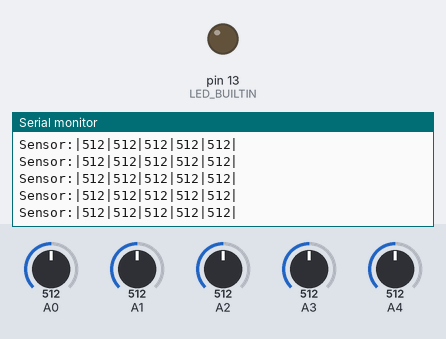
The sketch below on a simulated Arduino Uno, built with avr-gcc and run on an emulated ATmega328P. On the bench: output pins drawn as LEDs (lit = HIGH), the last lines printed to the serial monitor. Inputs (shaded band) come from the test bench; at power-on: A0 = 512, A1 = 512, A2 = 512, A3 = 512, A4 = 512.

Above: at 1.2 s.
1.3 s: A0 set to 109
At 1.3 s:
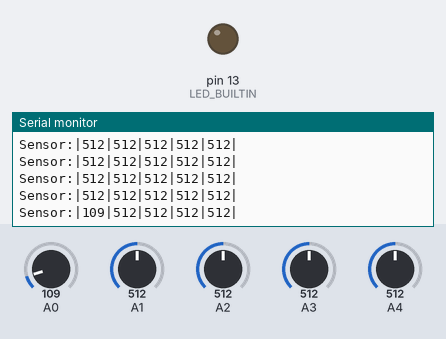
4.3 s: A0 set to 90
At 4.39 s:
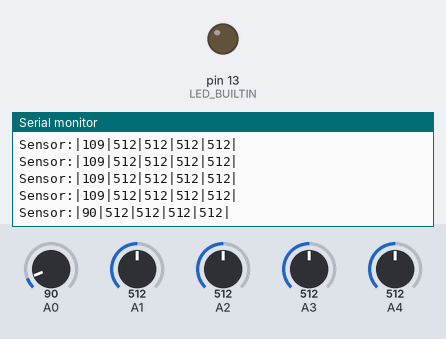
Timing chart, 0 to 7.3 s (numbered marks = the images above; inputs shaded):
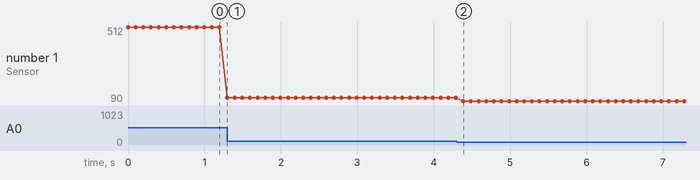

Measured:
- after the input at 4.3 s, the serial monitor: prints a new line after 0.09 s (image 2)
- plotted number 1: 109 → 90 after the input at 4.3 s

The sketch:

testArduino.ino
```cpp
#include <SoftwareSerial.h> // for Bluetooth communication with HC05 (or HC06) module
#define rxPin 0 // arduino pin 11 as RX, connect to HC-05 TX pin
#define txPin 1 // arduino pin 10 as TX, connect to HC-05 RX pin
SoftwareSerial virtualSerial(rxPin, txPin); //virtual serial communication port

const int _nbPinIn = 5; // number of analog inputs to read
const int _portBaud = 9600; // baud rate of the serial port
const float _fps = 10.0; // frame rate to send data
String inputString = "";         // a String to hold incoming data
bool stringComplete = false;  // whether the string is complete

void setup()
{
  // initializes the serial port
  Serial.begin(_portBaud);

  // initializes the virtual serial port for Bluetooth communication
   pinMode(rxPin, INPUT);
   pinMode(txPin, OUTPUT);
   virtualSerial.begin(_portBaud);

  // reserves 200 bytes for the inputString:
  inputString.reserve(200);

  // initializes the builtin led as an output
  pinMode(LED_BUILTIN, OUTPUT);

}

void loop()
{
    // initialzes the timer
    unsigned long startTime = micros();

    Serial.print("Sensor:|"); // writes on the serial port
    virtualSerial.print("Sensor:|"); //writes on Bluetooth

    for (int l_pinIn = 0; l_pinIn < _nbPinIn; l_pinIn++)
    {
        //reads data once (and discards it) to avoid wrong estimation
        analogRead(l_pinIn);

        // writes values on the serial port
        Serial.print(analogRead(l_pinIn)); Serial.print("|");

        // writes values on the virtual serial port (Bluetooth)
        virtualSerial.print(analogRead(l_pinIn)); virtualSerial.print("|");
    }

    Serial.print("\n"); // writes on the serial port
    virtualSerial.print("\n"); //writes on Bluetooth


    // prints the string when a newline arrives:
    if (stringComplete)
    {
      if (inputString.equals("Start\n"))
        digitalWrite(LED_BUILTIN, HIGH);

      if (inputString.equals("Stop\n"))
        digitalWrite(LED_BUILTIN, LOW);

      // clears the string:
      inputString = "";
      stringComplete = false;
    }

    // estimates the loop duration and waits before starting a new loop
    unsigned long currentTime = micros(); // in microseconds
    unsigned long elapsedTime = currentTime - startTime; // in microseconds
    unsigned long waitingTime = 1000000/_fps - elapsedTime; // in microseconds

    if (waitingTime < 16384) //(see https://www.arduino.cc/reference/en/language/functions/time/delaymicroseconds/)
      delayMicroseconds(waitingTime); // in microseconds
    else
      delay(waitingTime / 1000); // in milliseconds

}

/*
  SerialEvent occurs whenever a new data comes in the hardware serial RX. This
  routine is run between each time loop() runs, so using delay inside loop can
  delay response. Multiple bytes of data may be available.
*/
void serialEvent()
{
  while (Serial.available())
  {
    // gets the new byte:
    char inChar = (char)Serial.read();
    // adds it to the inputString:
    inputString += inChar;
    // if the incoming character is a newline, set a flag so the main loop can
    // does something about it:
    if (inChar == '\n')
    {
      stringComplete = true;
    }
  }
}
```
